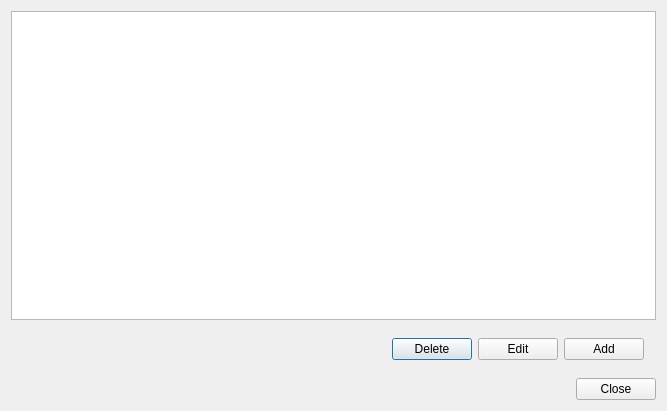
<?xml version="1.0" encoding="UTF-8"?>
<ui version="4.0">
 <class>CAMProfileSettingsList</class>
 <widget class="QDialog" name="CAMProfileSettingsList">
  <property name="geometry">
   <rect>
    <x>0</x>
    <y>0</y>
    <width>667</width>
    <height>411</height>
   </rect>
  </property>
  <property name="windowTitle">
   <string>Edit/add/select Profile Preferences</string>
  </property>
  <layout class="QVBoxLayout" name="verticalLayout">
   <item>
    <widget class="QTableView" name="tableView"/>
   </item>
   <item>
    <layout class="QHBoxLayout" name="horizontalLayout">
     <property name="margin">
      <number>12</number>
     </property>
     <item>
      <spacer name="horizontalSpacer">
       <property name="orientation">
        <enum>Qt::Horizontal</enum>
       </property>
       <property name="sizeHint" stdset="0">
        <size>
         <width>40</width>
         <height>20</height>
        </size>
       </property>
      </spacer>
     </item>
     <item>
      <widget class="QPushButton" name="bDelete">
       <property name="text">
        <string>Delete</string>
       </property>
      </widget>
     </item>
     <item>
      <widget class="QPushButton" name="bEdit">
       <property name="text">
        <string>Edit</string>
       </property>
      </widget>
     </item>
     <item>
      <widget class="QPushButton" name="bAdd">
       <property name="text">
        <string>Add</string>
       </property>
      </widget>
     </item>
    </layout>
   </item>
   <item>
    <widget class="QDialogButtonBox" name="buttonBox">
     <property name="standardButtons">
      <set>QDialogButtonBox::Close</set>
     </property>
    </widget>
   </item>
  </layout>
 </widget>
 <resources/>
 <connections>
  <connection>
   <sender>buttonBox</sender>
   <signal>clicked(QAbstractButton*)</signal>
   <receiver>CAMProfileSettingsList</receiver>
   <slot>scloseDialog()</slot>
   <hints>
    <hint type="sourcelabel">
     <x>227</x>
     <y>406</y>
    </hint>
    <hint type="destinationlabel">
     <x>280</x>
     <y>394</y>
    </hint>
   </hints>
  </connection>
  <connection>
   <sender>tableView</sender>
   <signal>doubleClicked(QModelIndex)</signal>
   <receiver>CAMProfileSettingsList</receiver>
   <slot>on_bEdit_clicked()</slot>
   <hints>
    <hint type="sourcelabel">
     <x>148</x>
     <y>211</y>
    </hint>
    <hint type="destinationlabel">
     <x>224</x>
     <y>327</y>
    </hint>
   </hints>
  </connection>
 </connections>
 <slots>
  <slot>scloseDialog()</slot>
  <slot>on_bEdit_clicked()</slot>
 </slots>
</ui>
